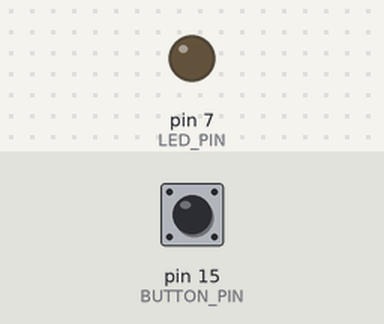
A program run on a simulated Jetson Nano (header pin numbers). Parts: output pins drawn as LEDs (lit = HIGH). Inputs (shaded band) come from the test bench; at power-on: pin 15 (BUTTON_PIN) HIGH.

Above: at 1.2 s.
1.3 s: pin 15 (BUTTON_PIN) pulled LOW for 0.15 s
At 1.37 s:
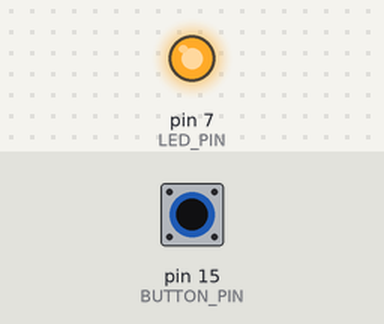
2.9 s: pin 15 (BUTTON_PIN) pulled LOW for 3.2 s
At 6.9 s:
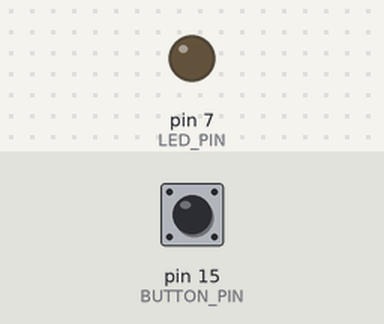
Timing chart, 0 to 8.4 s (numbered marks = the images above; inputs shaded):
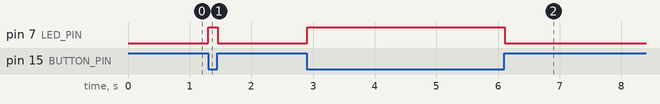

The program:

button_led.py
```python
import Jetson.GPIO as GPIO
import time

BUTTON_PIN = 15
LED_PIN = 7
GPIO.setmode(GPIO.BOARD)
GPIO.setup(BUTTON_PIN, GPIO.IN)
GPIO.setup(LED_PIN, GPIO.OUT, initial= GPIO.LOW)

try:
    while True:
        button_state = GPIO.input(BUTTON_PIN)
        if  button_state == GPIO.LOW:
            GPIO.output(LED_PIN, GPIO.HIGH)
        else:
            GPIO.output(LED_PIN, GPIO.LOW)
        time.sleep(0.01)
finally:
    GPIO.cleanup()
```

Measured:
- after the input at 1.3 s, pin 7 (LED_PIN): LOW → HIGH at once, → LOW 0.15 s later
- after the input at 2.9 s, pin 7 (LED_PIN): LOW → HIGH at once, → LOW 3.2 s later
